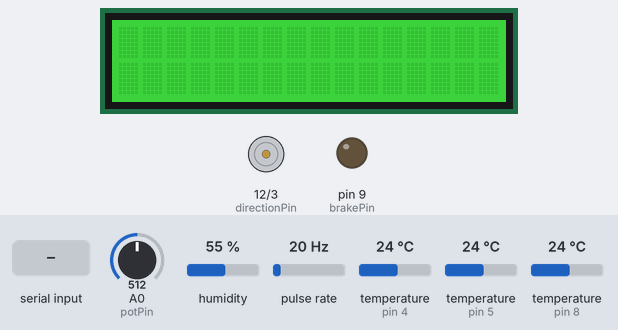
This sketch was run on a simulated Arduino Uno, built with avr-gcc and run on an emulated ATmega328P. Shown: 16×2 character LCD, direction and speed pins drawn as motors (green arrow = direction pin HIGH = forward, orange = LOW = backward, longer = more drive), output pins drawn as LEDs (lit = HIGH). Wiring (inferred from the names in the program): pulse sensor: data pin 2. Inputs (shaded band) come from the test bench; at power-on: temperature (sensors on pin 5, pin 8, pin 4) 24 °C, A0 (potPin) = 512, humidity 55 %, pulse rate 20 Hz. The modem accepts every AT command (registered, SIM ready, sends succeed) and sends nothing else; what the sketch prints to the serial monitor is not drawn.

Above: at 5.4 s.
5.5 s: "startpump;45\n" received over Serial
At 13.4 s:
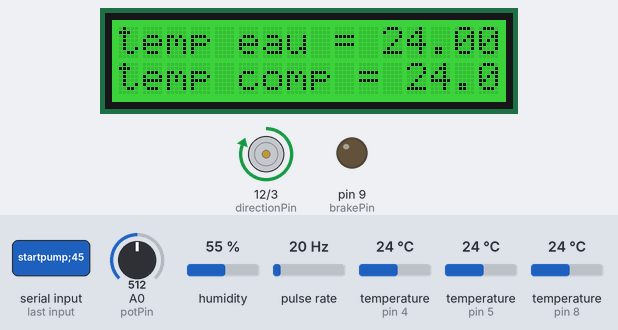
13.7 s: "stoppump\n" received over Serial
At 17.8 s:
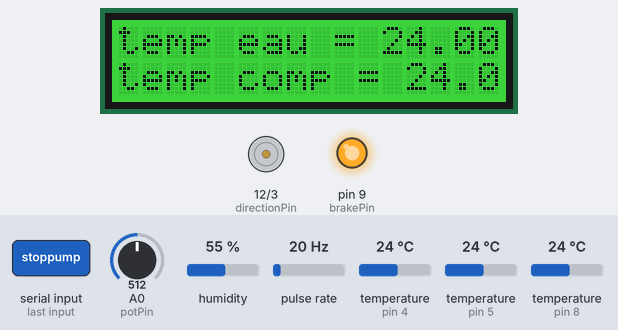
18.4 s: temperature (sensor on pin 5) set to 12 °C
At 23.3 s:
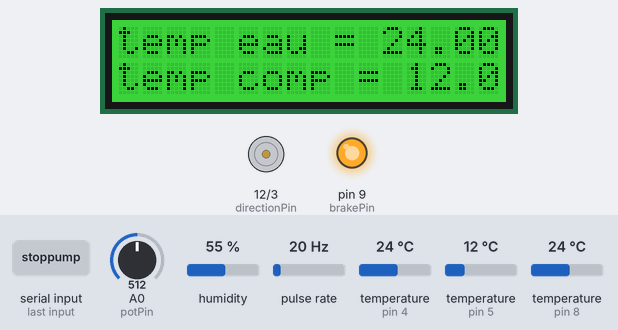
24.0 s: temperature (sensor on pin 8) set to 12 °C
At 28.1 s:
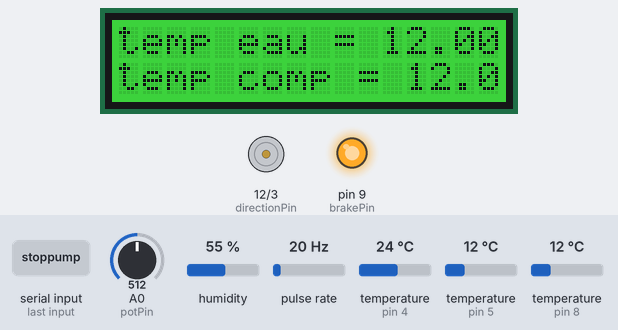
28.8 s: temperature (sensor on pin 5) set to 19 °C
At 32.8 s:
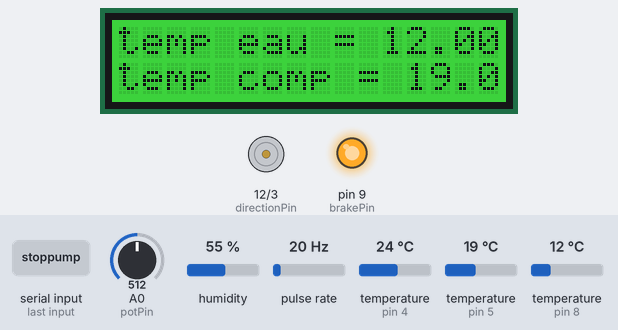
33.6 s: temperature (sensor on pin 8) set to 19 °C
At 37.7 s:
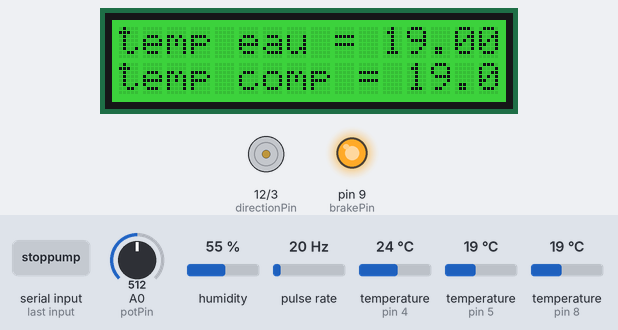
Timing chart, 0 to 39.2 s (numbered marks = the images above; inputs shaded):
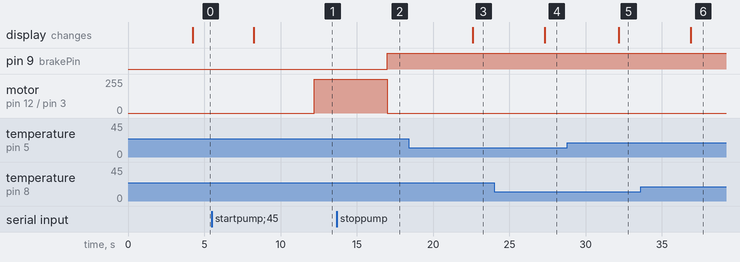

The sketch:

codecartev1.ino
```cpp
//PROJET SI, RECUPERATION CHALEURE COMPOST
//CODE ARDUINO, INTERFACEE AVEC L'APPLICATION MOBILE COMPOS'HEAT


//------------------------IMPORT DES MODULES---------------------------------//
#include <Arduino.h>
#include <OneWire.h> //one wire pour capteures
#include <DallasTemperature.h> //interpreter temperature du capteur
#include <SoftwareSerial.h> //module pour gerer le bluethoot
#include <DHT.h> //module pour gerer la capteur temp air / humiditée
#include <Wire.h> //gestion de l'ecran lcd
#include "rgb_lcd.h" //gestion de l'ecran lcd
//---------------------------------------------------------------------------//


//------------------------DEFINITION DES IO----------------------------------//
#define RxBLT 6 //rx blt
#define TxBLT 7 //tx blt
#define ONE_WIRE_BUS_WATERSENSOR 8// Broche pour le DS18B20 temperature de l'eau compost
#define ONE_WIRE_BUS_POOLSENSOR 4 // Broche pour le DS18B20 temperature de temperature piscine
#define DHTPIN 5        // Broche numérique D8 où le capteur est connecté temperature et humiditée du compost
#define DHTTYPE DHT11   // Type du capteur de temp / humiditée de l'int compost
//---------------------------------------------------------------------------//


OneWire watersensorbus(ONE_WIRE_BUS_WATERSENSOR);
OneWire poolsensorbus(ONE_WIRE_BUS_POOLSENSOR);
DallasTemperature watersensor(&watersensorbus); //capteur temperature de l'eau
DallasTemperature poolsensor(&poolsensorbus); //capteur temperature de l'eau
SoftwareSerial blueToothSerial(RxBLT, TxBLT); //module bluethoot
DHT temphumid(DHTPIN, DHTTYPE); // Initialisation du capteur DHT
rgb_lcd lcd;
//---------------------------------------------------------------------------//


//-----------------------DEFINITION DES CONSTANTES--------------------------//
//CONSTANTES ECRAN RGB LCD
const int colorR = 0;
const int colorG = 200;
const int colorB = 0;

//CONSTANTES CONTROLE SHIELD MOTEUR POUR POMPE
const int directionPin = 12;
const int pwmPin = 3;
const int brakePin = 9;
bool directionState;

int pumpstate = -1;
int newtemperature = -1;
int pumpspeed = 255;


const int pinDebit = 2;
volatile int nbImpulsions = 0;
float debit = 0.0;
unsigned long lastTime = 0;

bool pompeEnMarche = false;
int command = 0;

//POTENTIOMMETRE DE COMMANDE
const int potPin = A0;
int potValue = 0;


///////////////////////////////////////////////////////////////////////////////
/////////////////////////FONTIONNEMENT DU CODE/////////////////////////////////
///////////////////////////////////////////////////////////////////////////////

//configuration du bluethoot
void setupBlueToothConnection() {
    blueToothSerial.print("AT");
    delay(400);

    blueToothSerial.print("AT+DEFAULT");  // Réinitialisation du module Bluetooth
    delay(2000);

    blueToothSerial.print("AT+NAMECOMPOS'HEAT");  // Nom du module Bluetooth
    delay(400);

    blueToothSerial.print("AT+PIN0000");  // Code PIN
    delay(400);

    blueToothSerial.print("AT+AUTH1");  // Authentification
    delay(400);

    blueToothSerial.flush();  // Purge du buffer pour préparer la communication
}

// Fonction de test de la connexion Bluetooth
void testBluetoothConnection() {
    blueToothSerial.println("AT");  // Envoie une commande AT au module Bluetooth pour tester la connexion
    delay(500);

    if (blueToothSerial.available()) {
        String response = "";
        while (blueToothSerial.available()) {
            char c = blueToothSerial.read();
            response += c;
        }
        // Si la réponse est OK, la connexion est établie
        if (response.indexOf("OK") != -1) {
            Serial.println("lE MODULE BLUETOOTH EST PRET");
        } else {
            Serial.println("IMPOSSIBLE DE SE CONNECTER AU MODULE BLUETOOTH");
        }
    }
}

String getBluetoothData(){
    String data = "";

    while (blueToothSerial.available()) {
        char c = blueToothSerial.read();
        data += c;
        delay(2);
    }

    return data;
}

void receiveDataFromApp(){
    // Récupérer les données Bluetooth
    String data = getBluetoothData();

    // Cherche la première occurrence de RX et $RX dans le message
    int startPos = data.indexOf("RX");
    int endPos = data.indexOf("$RX");

    // Si le message contient bien RX et $RX, et que RX est avant $RX
    if (startPos != -1 && endPos != -1 && startPos < endPos) {
        // Extraire les données entre "RX" et "$RX"
        String extractedData = data.substring(startPos + 2, endPos);  // Exclure "RX" et "$RX"

        // Diviser les données extraites par ';' pour obtenir les paires clé-valeur
        int pos = 0;
        while ((pos = extractedData.indexOf(';')) != -1) {
            String entry = extractedData.substring(0, pos);
            int separatorPos = entry.indexOf(':');

            if (separatorPos != -1) {
                String key = entry.substring(0, separatorPos);   // Clé
                String value = entry.substring(separatorPos + 1); // Valeur

                // Si la clé est "pumpstate", extraire la valeur
                if (key.equals("pumpstate")) {  // Utiliser equals() pour comparer les String
                    pumpstate = value.toInt();  // Convertir la valeur en entier
                }

                // Si la clé est "newtemperature", extraire la valeur
                if (key.equals("newtemperature")) {  // Utiliser equals() pour comparer les String
                    newtemperature = value.toInt();  // Convertir la valeur en entier
                }

                if (key.equals("command")) {  // Utiliser equals() pour comparer les String
                    command = value.toInt();  // Convertir la valeur en entier
                }
            }

            // Supprimer la partie traitée
            extractedData = extractedData.substring(pos + 1);
        }

        // Si pumpstate est égal à 1, démarrer la pompe, sinon l'arrêter
        if (pumpstate == 1 && !pompeEnMarche && command == 0) {
            startPump();  // Démarre la pompe
            pompeEnMarche = true;
        } else if (pumpstate == 0 && pompeEnMarche && command == 0) {
            stopPump();   // Arrête la pompe
            pompeEnMarche = false;
        }


    }
}


void reiceiveDataFromWeb() {
    if (Serial.available() > 0) { // Si des données sont disponibles
      String command = Serial.readStringUntil('\n');
      command.trim();

      if (command.startsWith("startpump")) {
        startPump();
      }
      else if (command.startsWith("stoppump")) {
        stopPump();
      }
      else if (command.startsWith("updatecommand")) {
        int tempIndex = command.indexOf(":") + 1;
        String tempValue = command.substring(tempIndex);
        newtemperature = tempValue.toFloat(); // Convertir en float
      }
      else {
        Serial.println("Commande non reconnue");
      }
    }
  }


//Recuperer la temperature de capteur de l'eau
float getWaterTemp() {
    watersensor.requestTemperatures(); //demande lecture
    float temperature = watersensor.getTempCByIndex(0); //recupere la donnee de temp

    return temperature; //return la temperature mesurée
}

//recuperer la temperature de l'eau de la piscine
float getPoolTemp() {
    poolsensor.requestTemperatures(); //demande lecture
    float temperature = poolsensor.getTempCByIndex(0); //recupere la donnee de temp

    return temperature; //return la temperature mesurée
}

//recuperer temperature dans le compost
float getCompostTemp() {
    float temperature = temphumid.readTemperature();

    return temperature;
}

//recuperer l'humiditée dans le compost
float getComposthumid() {
    float humidity = temphumid.readHumidity();

    return humidity;
}

//mesurer / renvoyer la mesure de la batterie (a faire)
int getBatterylevel() {
    return 100;
}


void startPump(){
    digitalWrite(brakePin, LOW);
    digitalWrite(directionPin, HIGH);

    analogWrite(pwmPin, pumpspeed);
}

void stopPump(){
    digitalWrite(brakePin, HIGH);
    digitalWrite(directionPin, HIGH);

    analogWrite(pwmPin, 0);
}
//Construction de la trame a envoyer a l'application
String trametx() {
    float waterTemp = getWaterTemp();
    float PoolTemp = getPoolTemp();
    float CompostTemp = getCompostTemp();
    float CompostHumidity = getComposthumid();
    int BatteryLevel = getBatterylevel();

    String trametxdata = "TX;batterylevel:" + String(BatteryLevel) +";watertemp:" + String(waterTemp) + ";rate:" + String(debit) + ";composttemp:" + String(CompostTemp) + ";composthumid:" + String(CompostHumidity)+";$TX" ;

    return trametxdata;

}

//Construction des données pour mesures
String mesure() {
    float waterTemp = getWaterTemp();
    float PoolTemp = getPoolTemp();
    float CompostTemp = getCompostTemp();
    float CompostHumidity = getComposthumid();

    String mesuredata = String(microsToSeconds(micros())) + "\t" + String(waterTemp) + "\t" + String(CompostTemp) + "\t" + String(CompostHumidity);

    return mesuredata;

}


void compterImpulsions() {
  nbImpulsions++;  // Incrémenter le compteur d'impulsions
}


// Fonction pour convertir les microsecondes en secondes
float microsToSeconds(unsigned long microsValue) {
  return microsValue / 1000000.0;
}

void getPotValue() {
    potValue = analogRead(potPin);
    Serial.println(potValue);
}


//initialisation de la carte
void setup() {
    Serial.begin(9600);
    blueToothSerial.begin(9600); //communication bluethoot
    watersensor.begin();
    temphumid.begin();

    //definition des pins module bluethoot
    pinMode(RxBLT, INPUT);
    pinMode(TxBLT, OUTPUT);

    //definition des pins shield moteur
    pinMode(directionPin, OUTPUT);
    pinMode(pwmPin, OUTPUT);
    pinMode(brakePin, OUTPUT);

    setupBlueToothConnection();
    testBluetoothConnection();

    lcd.begin(16, 2);
    lcd.setRGB(colorR, colorG, colorB);

    pinMode(pinDebit, INPUT_PULLUP);
    attachInterrupt(digitalPinToInterrupt(pinDebit), compterImpulsions, RISING);


}


void loop() {


    //ENVOYE DE LA TRAME VIA BT ET SUR LE SERIAL
    Serial.println(trametx());
    blueToothSerial.print(trametx());
    receiveDataFromApp();
    reiceiveDataFromWeb();

    getPotValue();


    //AFFICHAGE DE LA TEMPERATURE DE L'EAU SUR L'ECRAN
    String temperatureair = "temp eau = "+  String(getWaterTemp());
    lcd.setCursor(0, 0);
    lcd.print(temperatureair);


    //AFFICHAGE DE LA TEMPERATURE DU COMPOST SUR L'ECRAN
    String temperaturecomp = "temp comp = "+  String(getCompostTemp());
    lcd.setCursor(0, 1);
    lcd.print(temperaturecomp);


    receiveDataFromApp();
    //reiceiveDataFromWeb();


    unsigned long currentTime = millis();
    if (currentTime - lastTime >= 1000) {
      float frequence = nbImpulsions / ((currentTime - lastTime) / 1000.0);

      // Calcul du débit en L/min
      debit = frequence / 11.0;  // Conversion de la fréquence en débit (L/min)


      // Réinitialiser le compteur d'impulsions et mettre à jour le dernier temps
      nbImpulsions = 0;
      lastTime = currentTime;
    }

    float tempEau = getWaterTemp();


    if (command == 1) {
    if (tempEau <= newtemperature) {
    // Si la température est inférieure ou égale au seuil et que la pompe est arrêtée
    if (pompeEnMarche == false) {
        pompeEnMarche = true; // Met à jour l'état
        startPump(); // Démarre la pompe

    }
  } else {
    // Si la température est au-dessus du seuil et que la pompe est en marche
    if (pompeEnMarche == true) {
        pompeEnMarche = false;  // Met à jour l'état
        stopPump();           // Arrête la pompe
    }
  }
    }


}
```

Measured:
- after the input at 5.5 s, motor on pin 12 (directionPin) / pin 3 (pwmPin): stopped → forward 255/255 after 6.7 s
- after the input at 13.7 s, pin 9 (brakePin): LOW → HIGH after 3.3 s; motor on pin 12 (directionPin) / pin 3 (pwmPin): forward 255/255 → stopped after 3.3 s
- after the input at 18.4 s, the display: changes after 4.2 s (image 3)
- after the input at 24.0 s, the display: changes after 3.3 s (image 4)
- after the input at 28.8 s, the display: changes after 3.4 s (image 5)
- after the input at 33.6 s, the display: changes after 3.3 s (image 6)
